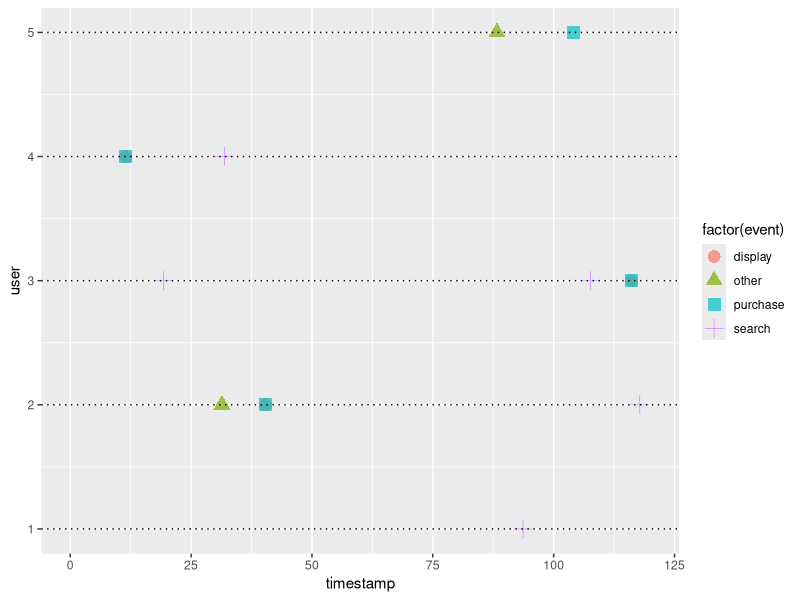

Write the R code that produced this figure.
## ---- chunk 1
suppressMessages(library(MASS))
suppressMessages(library(dplyr))
suppressMessages(library(xtable))
suppressMessages(library(MCMCpack))
options(xtable.comment = FALSE)
suppressMessages(library(ggplot2))
knitr::opts_chunk$set(cache = T)
## ---- chunk 2
set.seed(1899)
ad_types <- c("search", "display", "other", "purchase")
K <- length(ad_types)
alpha_mean <- matrix(c(2.817, 0.0860, 0.5381, 0.6167,
                      0.1614, 1.7818, 0.2055, 0.0845,
                      0.4647, 0.1270, 8.0526, 0.8384), nrow = 3, ncol = 4)
row.names(alpha_mean) <- ad_types[1:3]
colnames(alpha_mean) <- ad_types

alpha_sd <- matrix(c(0.1765, 0.0214, 0.0562, 0.0633,
                      0.0496, 0.2314, 0.0572, 0.0347,
                      0.0654, 0.0367, 0.4117, 0.0867), nrow = 3, ncol = 4)

beta_mean <- c(34.0188, 46.8854, 51.5114)
beta_sd <- c(1.7426, 4.9370, 2.3241)
names(beta_mean) <- ad_types[1:3]

theta_mu_mean <- c(-5.3926, -6.1027, -5.8063, -9.7704) 
theta_mu_sd <- c(0.0166, 0.0212, 0.0221, 0.0762) 
names(theta_mu_mean) <- ad_types
names(theta_mu_sd) <- ad_types

Sigma_mu_mean <- matrix(c(0.4584, -0.1197, -0.4942, 0.2256,
                     -0.1197, 0.5934, -0.3380, -0.4157,
                     -0.4942, -0.3380, 1.0014, 0.0762,
                     0.2256, -0.4157, 0.0762, 2.3914), nrow = 4, ncol = 4)

Sigma_mu_sd <- matrix(c(0.0246, -0.0212, 0.0257, 0.1228,
                     0.0212, 0.0335, 0.0304, 0.1665,
                     0.0257, 0.0304, 0.0365, 0.2440,
                     0.1228, 0.1665, 0.2440, 0.2575), nrow = 4, ncol = 4)

row.names(Sigma_mu_mean) <- ad_types
colnames(Sigma_mu_mean) <- ad_types
  
inv_df <- 12000 - 1
psi_mean <- c(-0.5664, -0.7556, -0.6235, 0.2787)
psi_sd <- c(0.1228, 0.2348, 0.1229, 0.2160)
names(psi_mean) <- ad_types
names(psi_sd) <- ad_types


first_click_prob <- c(1199, 418, 811) %>% prop.table()
## ---- chunk 3
knitr::kable(alpha_mean, caption = "alpha", escape = F)
## ---- chunk 4
knitr::kable(beta_mean, caption = "beta", escape = F)
## ---- chunk 5
knitr::kable(theta_mu_mean, caption = "theta", escape = F)
## ---- chunk 6
knitr::kable(Sigma_mu_mean, caption = "Sigma", escape = F)
## ---- chunk 7
knitr::kable(psi_mean, caption = "psi", escape = F)
## ---- chunk 8
gammaShRaFromMeanSD <- function( mean , sd ) {
  if ( mean <=0 ) stop("mean must be > 0")
  if ( sd <=0 ) stop("sd must be > 0")
  shape = mean^2/sd^2
  rate = mean/sd^2
  return( list( shape=shape , rate=rate ) )
}

invParamsWishartFromMeanPAndDF <- function(Sigma_mu_mean, df, dim){
  scale_matrix <- Sigma_mu_mean*df - Sigma_mu_mean*dim - Sigma_mu_mean
  return(list(scale_matrix=scale_matrix, df=df, dim=dim))
}

draw_params <- function() {
  alpha <- matrix(nrow = nrow(alpha_mean), ncol = ncol(alpha_mean))
  for(j in c(1:nrow(alpha_mean))) {
    for(k in c(1:ncol(alpha_mean))) {
      gam <- gammaShRaFromMeanSD(mean = alpha_mean[j,k], sd = alpha_sd[j,k])
      alpha[j,k] <- rgamma(n=1, shape = gam$shape, rate = gam$rate)
    }
  }
  
  beta <- numeric()
  for(j in c(1:length(beta_mean))) {
      gam <- gammaShRaFromMeanSD(mean = beta_mean[j], sd = beta_sd[j])
      beta[j] <- rgamma(n=1, shape = gam$shape, rate = gam$rate)
  }
  
  psi <- mvrnorm(mu = psi_mean, 
                 Sigma = psi_sd^2 * diag(nrow = length(psi_sd)))
  theta_mu <- mvrnorm(mu = theta_mu_mean, 
                     Sigma = theta_mu_sd^2 * diag(nrow = length(theta_mu_sd)))
  
  inv_wishart_params <- invParamsWishartFromMeanPAndDF(Sigma_mu_mean = Sigma_mu_mean, 
                                                 df = inv_df, dim = length(ad_types))
  Sigma_mu <- riwish(v = inv_wishart_params$df, S = inv_wishart_params$scale_matrix)
  mu <- exp(mvrnorm(mu = theta_mu, Sigma = Sigma_mu))
  list(alpha = alpha, beta = beta, psi = psi, 
       theta_mu = theta_mu, Sigma_mu = Sigma_mu, mu = mu)
}
## ---- chunk 9
T <- 120
## ---- chunk 10
simulate_user_clickstream <- function(alpha, beta, psi, theta_mu, Sigma_mu, mu) {
  t = 0; n = 0; n_K = 0; m = c(alpha[j_0,] + mu) %>% sum; j = integer(); t_j = numeric()
  
  hist_intensity_decay <- function(a, b, events, current_time, event_times) {
    result <- numeric(K)
    names(result) <- ad_types
    if(length(events) == 0) return(result)
    
    for(k in 1:K){
      for(idx in 1:length(events)){
        j_l <- events[idx]
        if(j_l != K) { # do not consider purchases (K) here
          result[k] <- result[k] + 
            alpha[j_l, k] * exp(-1 * beta[j_l] * (t - event_times[idx]))
        }
      }
    }
    return(result)
  }

  repeat {
    s <- rexp(n = 1, rate = m)
    t <- t + s
    if(!is.nan(t) && t < T){
      lambda <- mu * exp(psi*n_K) + alpha[j_0, ] * exp(-1 * beta[j_0] * t)
      lambda <- lambda + hist_intensity_decay(alpha, beta, j, t, t_j)
      U <- runif(n = 1)
      if(U <= sum(lambda) / m){
        n <- n + 1
        t_j[n] <- t
        j[n] <- which(rmultinom(n = 1, size = 1, 
                                prob = lambda/sum(lambda))[,1] %in% c(1)) 
        if(j[n] == K) { # if purchase
          n_K <- n_K + 1
          m <- sum(lambda - mu * exp(psi * (n_K -1)) + mu * exp(psi * n_K))
        } else {
          m <- sum(lambda + alpha[j[n], ])
        }
      } else {
        m <- sum(lambda)
      }
    }
    
    if(t > T) return(list(timestamp = t_j, event = ad_types[j]))
  }
}

## ---- chunk 11
j_0 <- sample(length(ad_types) - 1, size = 1, prob = first_click_prob)
params <- draw_params()
data <- do.call(simulate_user_clickstream, params)
## ---- chunk 12
xtable(data.frame(time = data$timestamp, event = data$event), caption = "Simulated click stream")
## ---- chunk 13
sim_cnt <- 5
## ---- chunk 14
users <- data.frame()
for(i in 1:sim_cnt) {
  j_0 <- sample(length(ad_types) - 1, size = 1, prob = first_click_prob)
  params <- draw_params()
  data <- do.call(simulate_user_clickstream, params)
  users <- users %>% 
    rbind(data_frame(user = rep.int(i, length(data$event)), 
                     event = data$event, 
                     timestamp=data$timestamp))
}
## ---- chunk 15
ggplot(users, aes(x = timestamp, y = user, 
                  label = event, color = factor(event), 
                  shape = factor(event),
                  xmax = T)) +
  geom_point(size = 4, alpha = .7) +
  geom_hline(aes(yintercept = user), lty="dotted") + 
  xlim(0, T) + 
  ylim(1, sim_cnt)
